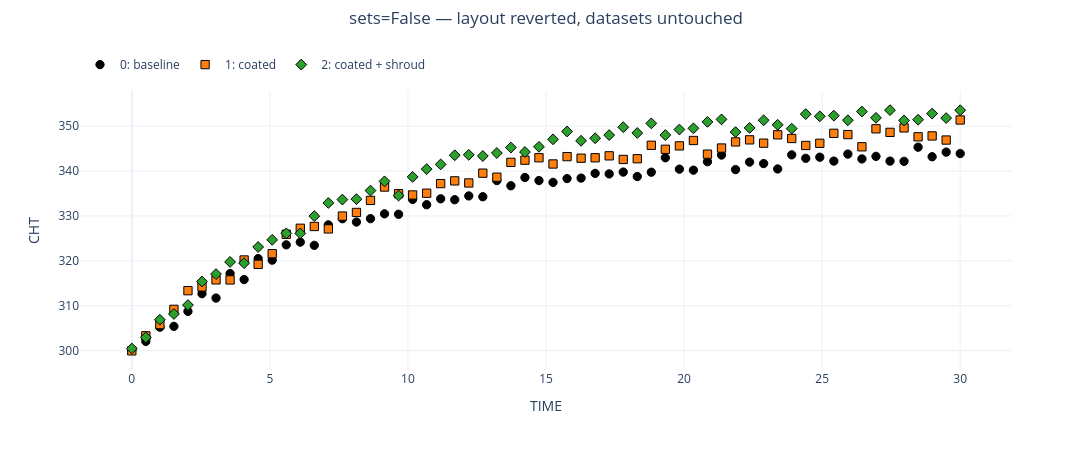

The code cell stored with this chart in its notebook:
### Markdown cell above
## 7. `sets=False` &mdash; restyle the layout, keep the datasets

By default `set_plot_style` re-derives the loaded datasets' color, markersize
and hue palette, which **clears manual overrides** on them (that `crimson` from
section 6 included). When you've hand-picked colors you want to keep, pass
`sets=False`: only the layout and *future* loads follow the new style.

### Code cell
nb.reset_format('sets', 'lines')            # drop the overrides from section 6
nb.color(0, 'black')                        # a deliberate, hand-picked color

nb.set_plot_style('plotly', sets=False)     # Plotly frame, matplotlib colors kept
nb.plot(x='TIME', y='CHT', suptitle='sets=False — layout reverted, datasets untouched')

### Figure 1 — Plotly figure (JSON) as saved in the notebook; plotly's stock layout.template omitted (floating-point values rounded to 4 significant figures)
{"data": [{"hovertemplate": "<b><u>Set: 0</u></b><br><b>baseline</b><br>TIME: %{x:.2f}<br>CHT: %{y:.2f}<extra></extra>", "legendgroup": "group_0", "line": {"color": "black", "width": 2}, "marker": {"color": "black", "line": {"color": "black", "width": 1}, "size": 8.3, "symbol": "circle"}, "mode": "markers", "name": "0: baseline", "opacity": 1, "showlegend": true, "type": "scatter", "x": [0.0, 0.5085, 1.017, 1.525, 2.034, 2.542, 3.051, 3.559, 4.068, 4.576, 5.085, 5.593, 6.102, 6.61, 7.119, 7.627, 8.136, 8.644, 9.153, 9.661, 10.17, 10.68, 11.19, 11.69, 12.2, 12.71, 13.22, 13.73, 14.24, 14.75, 15.25, 15.76, 16.27, 16.78, 17.29, 17.8, 18.31, 18.81, 19.32, 19.83, 20.34, 20.85, 21.36, 21.86, 22.37, 22.88, 23.39, 23.9, 24.41, 24.92, 25.42, 25.93, 26.44, 26.95, 27.46, 27.97, 28.47, 28.98, 29.49, 30.0], "xaxis": "x", "y": [300.1, 302.1, 305.2, 305.4, 308.7, 312.7, 311.7, 317.2, 315.8, 320.5, 320.2, 323.6, 324.2, 323.5, 328.0, 329.4, 328.6, 329.4, 330.5, 330.4, 333.7, 332.5, 333.8, 333.6, 334.5, 334.3, 337.9, 336.7, 338.6, 337.9, 337.5, 338.3, 338.4, 339.5, 339.4, 339.8, 338.8, 339.7, 343.0, 340.4, 340.2, 342.1, 343.6, 340.3, 342.0, 341.7, 340.5, 343.6, 342.8, 343.1, 342.2, 343.8, 342.7, 343.3, 342.2, 342.2, 345.3, 343.2, 344.2, 343.9], "yaxis": "y"}, {"hovertemplate": "<b><u>Set: 1</u></b><br><b>coated</b><br>TIME: %{x:.2f}<br>CHT: %{y:.2f}<extra></extra>", "legendgroup": "group_1", "line": {"color": "#ff7f0e", "width": 2}, "marker": {"color": "#ff7f0e", "line": {"color": "black", "width": 1}, "size": 8.3, "symbol": "square"}, "mode": "markers", "name": "1: coated", "opacity": 1, "showlegend": true, "type": "scatter", "x": [0.0, 0.5085, 1.017, 1.525, 2.034, 2.542, 3.051, 3.559, 4.068, 4.576, 5.085, 5.593, 6.102, 6.61, 7.119, 7.627, 8.136, 8.644, 9.153, 9.661, 10.17, 10.68, 11.19, 11.69, 12.2, 12.71, 13.22, 13.73, 14.24, 14.75, 15.25, 15.76, 16.27, 16.78, 17.29, 17.8, 18.31, 18.81, 19.32, 19.83, 20.34, 20.85, 21.36, 21.86, 22.37, 22.88, 23.39, 23.9, 24.41, 24.92, 25.42, 25.93, 26.44, 26.95, 27.46, 27.97, 28.47, 28.98, 29.49, 30.0], "xaxis": "x", "y": [300.0, 303.3, 305.8, 309.2, 313.4, 314.2, 315.8, 315.8, 320.2, 319.2, 321.6, 325.9, 327.3, 327.7, 327.1, 330.0, 330.8, 333.5, 336.4, 335.0, 334.7, 335.1, 337.2, 337.8, 337.4, 339.5, 338.6, 341.9, 342.4, 343.0, 341.6, 343.2, 342.9, 343.0, 343.4, 342.6, 342.7, 345.7, 344.8, 345.6, 346.8, 343.8, 345.1, 346.5, 347.0, 346.2, 348.1, 347.3, 345.7, 346.2, 348.4, 348.1, 345.4, 349.4, 348.6, 349.6, 347.6, 347.8, 346.9, 351.4], "yaxis": "y"}, {"hovertemplate": "<b><u>Set: 2</u></b><br><b>coated + shroud</b><br>TIME: %{x:.2f}<br>CHT: %{y:.2f}<extra></extra>", "legendgroup": "group_2", "line": {"color": "#2ca02c", "width": 2}, "marker": {"color": "#2ca02c", "line": {"color": "black", "width": 1}, "size": 8.3, "symbol": "diamond"}, "mode": "markers", "name": "2: coated + shroud", "opacity": 1, "showlegend": true, "type": "scatter", "x": [0.0, 0.5085, 1.017, 1.525, 2.034, 2.542, 3.051, 3.559, 4.068, 4.576, 5.085, 5.593, 6.102, 6.61, 7.119, 7.627, 8.136, 8.644, 9.153, 9.661, 10.17, 10.68, 11.19, 11.69, 12.2, 12.71, 13.22, 13.73, 14.24, 14.75, 15.25, 15.76, 16.27, 16.78, 17.29, 17.8, 18.31, 18.81, 19.32, 19.83, 20.34, 20.85, 21.36, 21.86, 22.37, 22.88, 23.39, 23.9, 24.41, 24.92, 25.42, 25.93, 26.44, 26.95, 27.46, 27.97, 28.47, 28.98, 29.49, 30.0], "xaxis": "x", "y": [300.5, 303.0, 306.9, 308.2, 310.2, 315.4, 317.1, 319.8, 319.5, 323.1, 324.7, 326.1, 326.1, 330.0, 332.9, 333.6, 333.7, 335.7, 337.7, 334.5, 338.7, 340.4, 341.5, 343.5, 343.6, 343.4, 344.0, 345.2, 344.2, 345.4, 347.1, 348.8, 346.7, 347.3, 348.0, 349.8, 348.5, 350.6, 348.0, 349.2, 349.5, 351.0, 351.5, 348.7, 349.6, 351.3, 350.3, 349.5, 352.7, 352.2, 352.3, 351.3, 353.3, 351.9, 353.6, 351.3, 351.4, 352.8, 351.8, 353.5], "yaxis": "y"}], "layout": {"height": 450.0, "legend": {"orientation": "h", "x": 0, "xanchor": "left", "y": 0.8887, "yanchor": "top", "yref": "container"}, "margin": {"r": 80, "t": 88.1}, "showlegend": true, "title": {"text": "sets=False — layout reverted, datasets untouched", "x": 0.5, "xanchor": "center", "y": 0.9733, "yanchor": "top", "yref": "container"}, "width": 1100, "xaxis": {"anchor": "y", "domain": [0.0, 1.0], "title": {"standoff": 15, "text": "TIME"}}, "yaxis": {"anchor": "x", "domain": [0.0, 1.0], "title": {"standoff": 15, "text": "CHT"}}}}
